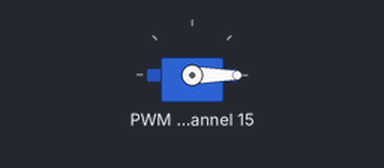
Bench run of a program on a simulated Raspberry Pi (header pin numbers), started with the argument 90. Parts: servo. Servo angles are drawn from the pulse width (0.5 ms = 0°, 2.5 ms = 180°).

Above: at 1.05 s.
Timing chart, 0 to 5.6 s (numbered marks = the images above):
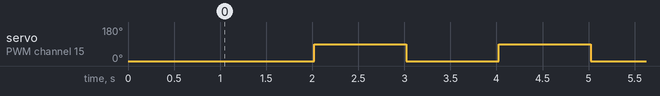

Measured:
- by itself, servo on PWM channel 15: alternates 90° for 1.0 s and 0° for 1.0 s

The program:

test2.py
```python
import RPi.GPIO as GPIO
import time
import Adafruit_PCA9685
import sys

GPIO.setmode(GPIO.BOARD)
pwm = Adafruit_PCA9685.PCA9685()
pwm.set_pwm_freq(50)
RESOLUTION = 4096
PULSE_WIDTH_MS = 20.0
PULSE_FROM = RESOLUTION * 0.5 / PULSE_WIDTH_MS
PULSE_TO = RESOLUTION * 2.5 / PULSE_WIDTH_MS

ratio_angle = float(sys.argv[1]) / 180
pulse_target = int(PULSE_FROM + ratio_angle * (PULSE_TO - PULSE_FROM))

def get_pulse(angle):
    ratio_angle = angle / 180.0
    pulse_target = int(PULSE_FROM + ratio_angle * (PULSE_TO - PULSE_FROM))
    return pulse_target

pwm.set_pwm(15, 0, get_pulse(0))
time.sleep(1)

try:
    while True:
        pwm.set_pwm(15, 0, int(PULSE_FROM))
        time.sleep(1)
        pwm.set_pwm(15, 0, pulse_target)
        time.sleep(1)

except KeyboardInterrupt:
    pwm.set_pwm(15, 0, get_pulse(0))
    time.sleep(1)
    pass
```
